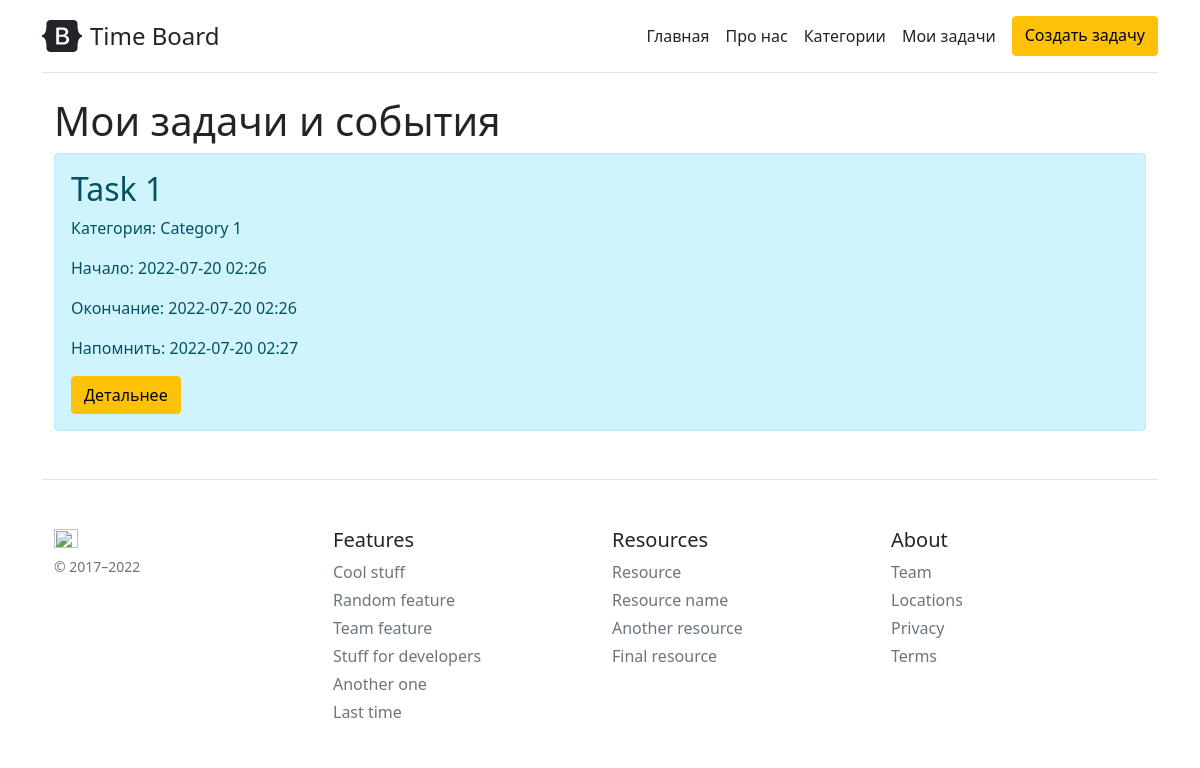
/tasks/, run on an earlier commit of the app's database.
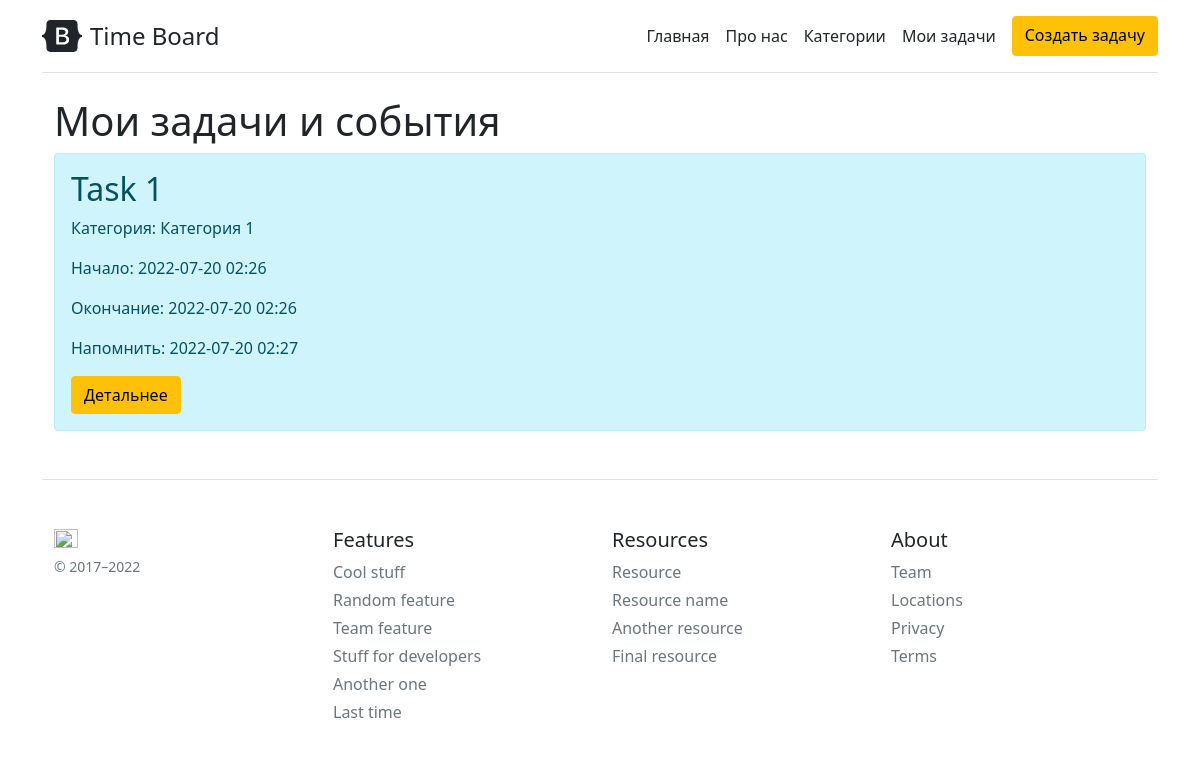
And on a later commit of the database.
### models/Models.py (models this page shows, shortened)
class Task(db.Model):
    __tablename__ = 'tasks'
    id = db.Column(db.Integer, primary_key=True)
    category_id = db.Column(db.Integer, db.ForeignKey('taskcategory.id'))  # one-to-one
    category = db.relationship('TaskCategory', backref=db.backref('tasks_by_category', lazy=True))
    title = db.Column(db.String, nullable=False)
    text = db.Column(db.Text)
    parent_task_id = db.Column(db.Integer)  # in future one-to-one
    target_user_id = db.Column(db.Integer)  # in future many-to-many
    start_date = db.Column(db.DateTime)
    end_date = db.Column(db.DateTime)
    remind_date = db.Column(db.DateTime)
    created = db.Column(db.DateTime, default=datetime.utcnow)
    changed = db.Column(db.DateTime, onupdate=datetime.utcnow)
    creator_id = db.Column(db.Integer, db.ForeignKey('users.id'))  # one-to-one
    creator = db.relationship('User', foreign_keys=[creator_id])
    last_changer_id = db.Column(db.Integer, db.ForeignKey('users.id'))  # one-to-one
    last_changer = db.relationship('User', foreign_keys=[last_changer_id])

class TaskCategory(db.Model):
    __tablename__ = 'taskcategory'
    id = db.Column(db.Integer, primary_key=True)
    title = db.Column(db.String, nullable=False)
    desc = db.Column(db.Text)

### controllers/TaskController.py (the view)
def index():
    tasks = Task.query.order_by(Task.start_date).all()
    return render_template("tasks.html", tasks=tasks)

### templates/tasks.html (shortened to what this page needs)
{% extends 'base.html' %}
{% block body %}
<div class="container">
    <h1>Мои задачи и события</h1>
    {% if tasks|length > 0 %}
        {% for task in tasks %}
        <div class="alert alert-info">
            <h2>{{ task.title }}</h2>
            <p>Категория: {{ task.category.title }}</p>
            <p>Начало:
            {% if task.start_date is not none %}
                {{ task.start_date.strftime("%Y-%m-%d %H:%M") }}
            {% else %}
                None
            {% endif %}
            </p>
            <p>Окончание:
            {% if task.end_date is not none %}
                {{ task.end_date.strftime("%Y-%m-%d %H:%M") }}
            {% else %}
                None
            {% endif %}
            </p>
            <p>Напомнить:
            {% if task.remind_date is not none %}
                {{ task.remind_date.strftime("%Y-%m-%d %H:%M") }}
            {% else %}
                None
            {% endif %}
            </p>
            <a href="/tasks/{{ task.id }}" class="btn btn-warning">Детальнее</a>
        </div>
        {% endfor %}
    {% else %}
        <p>В базе нет ни одной активной задачи для данного пользователя</p>
    {% endif %}
</div>
{% endblock %}

What changed in the data, as far as the page shows it:
changed Task "Task 1": category "Category 1" → "Категория 1"
